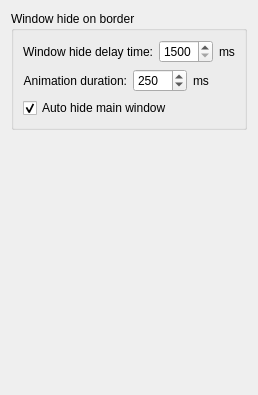
     <widget class="QWidget" name="tab_2">
      <attribute name="title">
       <string>Window</string>
      </attribute>
      <layout class="QGridLayout" name="gridLayout_18">
       <item row="0" column="0">
        <widget class="QGroupBox" name="groupBox_10">
         <property name="title">
          <string>Window hide on border</string>
         </property>
         <layout class="QGridLayout" name="gridLayout_16">
          <item row="0" column="0">
           <layout class="QHBoxLayout" name="horizontalLayout_16">
            <item>
             <widget class="QLabel" name="label_10">
              <property name="sizePolicy">
               <sizepolicy hsizetype="Preferred" vsizetype="Preferred">
                <horstretch>0</horstretch>
                <verstretch>0</verstretch>
               </sizepolicy>
              </property>
              <property name="text">
               <string>Window hide delay time:</string>
              </property>
              <property name="alignment">
               <set>Qt::AlignRight|Qt::AlignTrailing|Qt::AlignVCenter</set>
              </property>
              <property name="wordWrap">
               <bool>true</bool>
              </property>
             </widget>
            </item>
            <item>
             <widget class="QSpinBox" name="sbWindowDelayTime">
              <property name="sizePolicy">
               <sizepolicy hsizetype="Preferred" vsizetype="Preferred">
                <horstretch>0</horstretch>
                <verstretch>0</verstretch>
               </sizepolicy>
              </property>
              <property name="minimumSize">
               <size>
                <width>0</width>
                <height>0</height>
               </size>
              </property>
              <property name="maximumSize">
               <size>
                <width>16777215</width>
                <height>16777215</height>
               </size>
              </property>
              <property name="minimum">
               <number>1500</number>
              </property>
              <property name="maximum">
               <number>5000</number>
              </property>
              <property name="singleStep">
               <number>500</number>
              </property>
              <property name="value">
               <number>1500</number>
              </property>
             </widget>
            </item>
            <item>
             <widget class="QLabel" name="label_11">
              <property name="sizePolicy">
               <sizepolicy hsizetype="Preferred" vsizetype="Preferred">
                <horstretch>0</horstretch>
                <verstretch>0</verstretch>
               </sizepolicy>
              </property>
              <property name="text">
               <string>ms</string>
              </property>
             </widget>
            </item>
           </layout>
          </item>
          <item row="1" column="0">
           <layout class="QHBoxLayout" name="horizontalLayout_17">
            <item>
             <widget class="QLabel" name="label_12">
              <property name="sizePolicy">
               <sizepolicy hsizetype="Preferred" vsizetype="Preferred">
                <horstretch>0</horstretch>
                <verstretch>0</verstretch>
               </sizepolicy>
              </property>
              <property name="text">
               <string>Animation duration:</string>
              </property>
              <property name="alignment">
               <set>Qt::AlignRight|Qt::AlignTrailing|Qt::AlignVCenter</set>
              </property>
              <property name="wordWrap">
               <bool>true</bool>
              </property>
             </widget>
            </item>
            <item>
             <widget class="QSpinBox" name="sbAnimationDuration">
              <property name="sizePolicy">
               <sizepolicy hsizetype="Preferred" vsizetype="Preferred">
                <horstretch>0</horstretch>
                <verstretch>0</verstretch>
               </sizepolicy>
              </property>
              <property name="minimumSize">
               <size>
                <width>0</width>
                <height>0</height>
               </size>
              </property>
              <property name="maximumSize">
               <size>
                <width>16777215</width>
                <height>16777215</height>
               </size>
              </property>
              <property name="minimum">
               <number>0</number>
              </property>
              <property name="maximum">
               <number>5000</number>
              </property>
              <property name="singleStep">
               <number>500</number>
              </property>
              <property name="value">
               <number>250</number>
              </property>
             </widget>
            </item>
            <item>
             <widget class="QLabel" name="label_13">
              <property name="sizePolicy">
               <sizepolicy hsizetype="Preferred" vsizetype="Preferred">
                <horstretch>0</horstretch>
                <verstretch>0</verstretch>
               </sizepolicy>
              </property>
              <property name="text">
               <string>ms</string>
              </property>
             </widget>
            </item>
           </layout>
          </item>
          <item row="2" column="0">
           <widget class="QCheckBox" name="cbAutoHideMainWindow">
            <property name="sizePolicy">
             <sizepolicy hsizetype="Preferred" vsizetype="Preferred">
              <horstretch>0</horstretch>
              <verstretch>0</verstretch>
             </sizepolicy>
            </property>
            <property name="text">
             <string>Auto hide main window</string>
            </property>
            <property name="checked">
             <bool>true</bool>
            </property>
           </widget>
          </item>
         </layout>
        </widget>
       </item>
       <item row="1" column="0">
        <spacer name="verticalSpacer">
         <property name="orientation">
          <enum>Qt::Vertical</enum>
         </property>
         <property name="sizeHint" stdset="0">
          <size>
           <width>20</width>
           <height>254</height>
          </size>
         </property>
        </spacer>
       </item>
      </layout>
     </widget>
